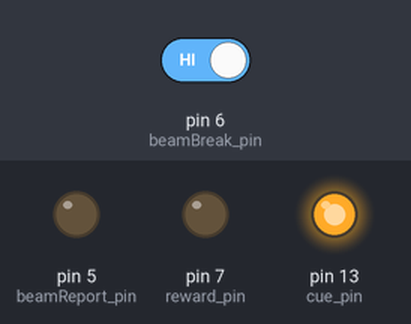
Simulated run of this sketch. Board: Arduino Uno, built with avr-gcc and run on an emulated ATmega328P. On the bench: output pins drawn as LEDs (lit = HIGH). Inputs (shaded band) come from the test bench; at power-on: pin 6 (beamBreak_pin) HIGH. Random numbers use the default seed unless the sketch sets one.

Above: at 1.2 s.
1.3 s: pin 6 (beamBreak_pin) driven LOW
At 2.5 s:
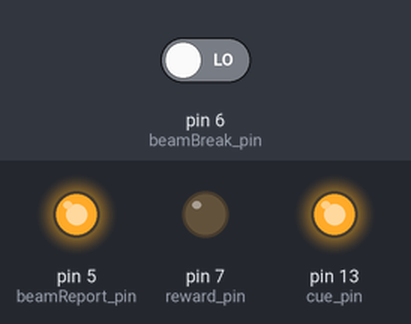
2.8 s: pin 6 (beamBreak_pin) driven HIGH
At 3.6 s:
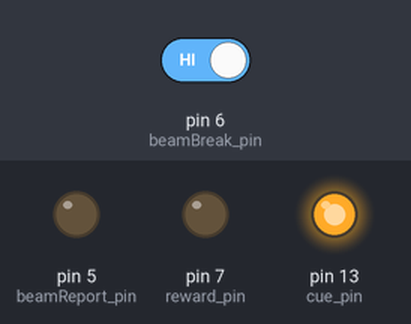
Timing chart, 0 to 5.8 s (numbered marks = the images above; inputs shaded):
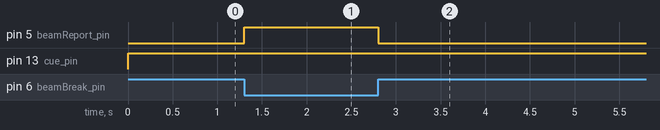

Measured:
- after the input at 1.3 s, pin 5 (beamReport_pin): LOW → HIGH at once
- after the input at 2.8 s, pin 5 (beamReport_pin): HIGH → LOW at once

The sketch:

reaching-task.ino
```cpp
//========================================================================
// Customize Parameters
//========================================================================

// Determines the num of beam breaks before the cue turns off. Choose random number of reaches or a set number.
int num_reaches = random(5, 15);
//int num_reaches = 10;

//========================================================================
// PINs
//========================================================================
const int cue_pin = 13;
const int beamBreak_pin = 6;
const int beamReport_pin = 5;
const int reward_pin = 7;
const int laser_pin = 4;


void setup() {
  pinMode(cue_pin, OUTPUT);
  pinMode(beamBreak_pin, INPUT);
  pinMode(beamReport_pin, OUTPUT);
  pinMode(reward_pin, OUTPUT);
}

//========================================================================
// Helper Functions
//========================================================================
void pin_time(int pin, float time) {
  digitalWrite(pin, HIGH);
  delay(time);
  digitalWrite(pin, LOW);
}

boolean beamBreak_check() {
  int state = digitalRead(beamBreak_pin);

  while (state != 0) {
    state = digitalRead(beamBreak_pin);
  }

  digitalWrite(beamReport_pin, HIGH);
  delay(250);

  while (state != 1) {
    state = digitalRead(beamBreak_pin);
  }

  digitalWrite(beamReport_pin, LOW);

  return true;
}

//========================================================================
// Main
//========================================================================
void loop() {
  digitalWrite(cue_pin, HIGH);
  pin_time(reward_pin, 5); // check with Konstantin

  int cnt = 0;
  while (cnt < num_reaches) {
    if (beamBreak_check()) {
      cnt++;
      Serial.println(cnt);
      delay(250); // count beam breaks here?
      pin_time(reward_pin, 5);
    }
  }

  digitalWrite(cue_pin, LOW);

  float wait_time = random(10000, 20000);
  float start_time = millis();
  float end_time = start_time + wait_time;

  float cur_time = millis();
  while(cur_time < end_time) {
    if (digitalRead(beamBreak_pin) == 0) pin_time(beamReport_pin, 250);
    cur_time = millis();
  }
}
```
